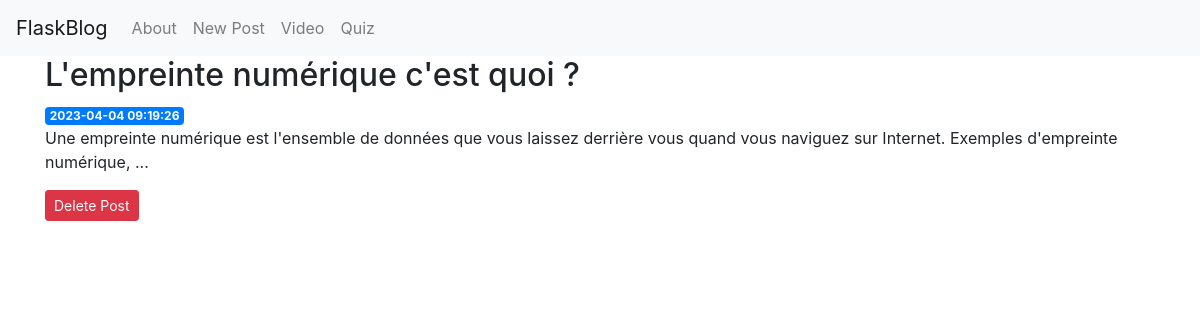
Page /8 on the committed database.
### tables this page shows
CREATE TABLE posts (
    id INTEGER PRIMARY KEY AUTOINCREMENT,
    created TIMESTAMP NOT NULL DEFAULT CURRENT_TIMESTAMP,
    title TEXT NOT NULL,
    content TEXT NOT NULL
);

### routes.py (the view)
@app.route('/<int:post_id>')
def post(post_id):
    post = get_post(post_id)
    return render_template('post.html', post=post)

### routes.py (called while the page is built)
def get_db_connection():
    conn = sqlite3.connect('database.db')
    conn.row_factory = sqlite3.Row
    return conn

def get_post(post_id):
    conn = get_db_connection()
    post = conn.execute('SELECT * FROM posts WHERE id = ?',
                        (post_id,)).fetchone()
    conn.close()
    if post is None:
        abort(404)
    return post

### templates/post.html
{% extends 'base.html' %}
{% block content %}
    <h2>{% block title %} {{ post['title'] }} {% endblock %}</h2>
    <span class="badge badge-primary">{{ post['created'] }}</span>
    <p>{{ post['content'] }}</p>
    <form action="{{ url_for('delete', id=post['id']) }}" method="POST">
        <input type="submit" value="Delete Post"
                class="btn btn-danger btn-sm"
                onclick="return confirm('Are you sure you want to delete this post?')">
    </form>
{% endblock %}

### rows in the picture
posts: title "L'empreinte numérique c'est quoi ?", created "2023-04-04 09:19:26", content "Une empreinte numérique est l'ensemble de données que vous laissez derrière vous quand vous naviguez sur Internet. Exemples d'empreinte numérique, ..."
